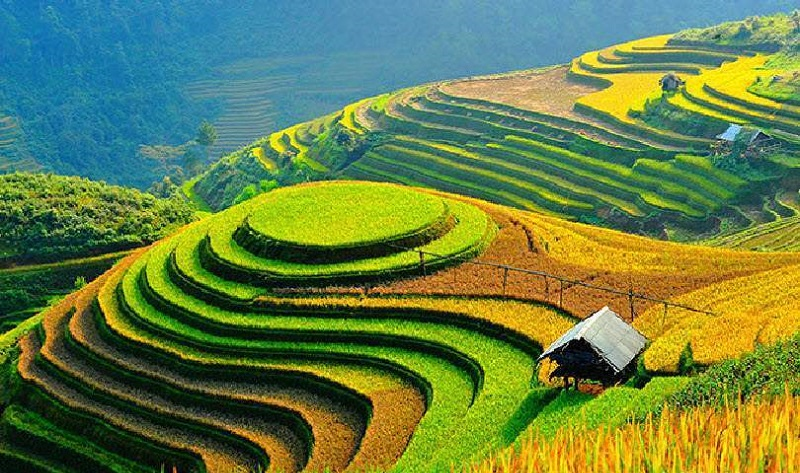
#> input picture studyWithAIVietNam/week6/ruongbacthang.jpg, 800 x 473 px
$ python study1.py   (older library calls are emulated)
#> lines starting #> are read from the running program, lines starting #| are printed output that depends on the picture
import cv2

img = cv2.imread('ruongbacthang.jpg', 0)
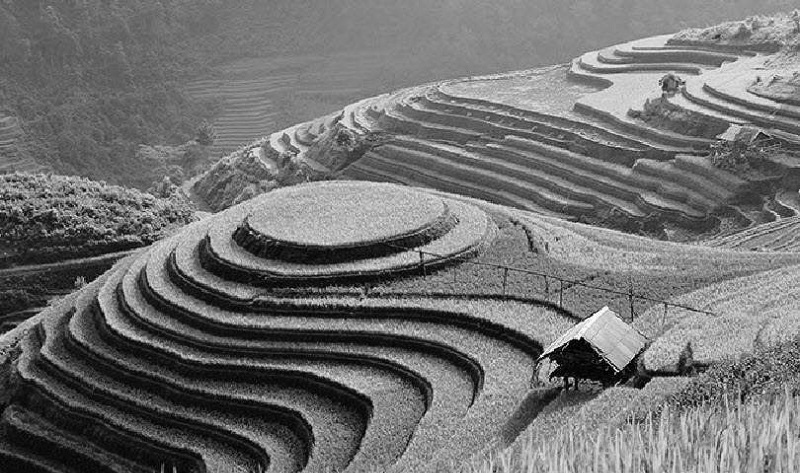
#> img: shape (473, 800); min 0, max 255, mean 113.3

# height, width, chanels = img.shape

sobelX = cv2.Sobel(img, cv2.CV_64F, 1, 0)
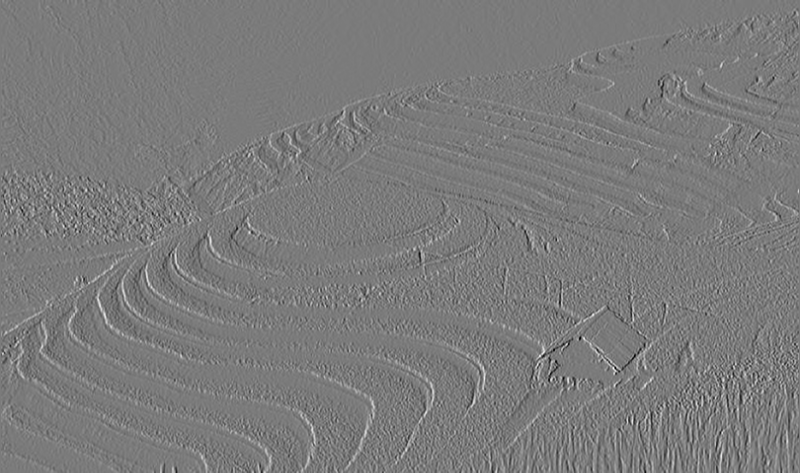
#> sobelX: shape (473, 800) float64; min -818, max 874, mean 0.6; drawn with min black and max white

sobelY = cv2.Sobel(img, cv2.CV_64F, 0, 1)
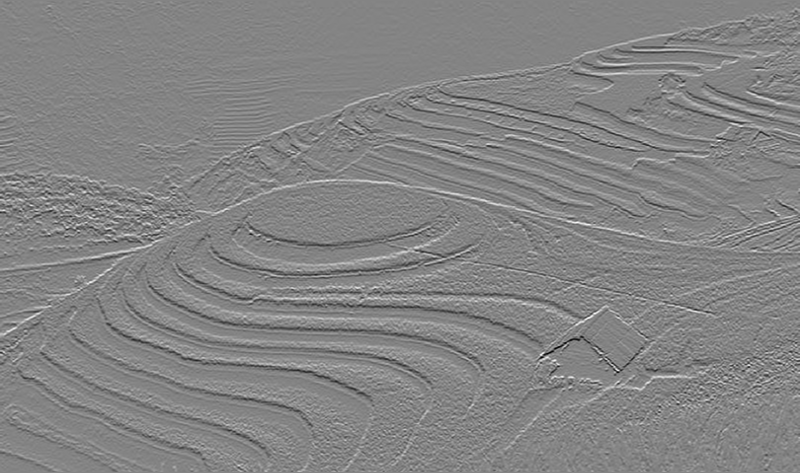
#> sobelY: shape (473, 800) float64; min -920, max 854, mean -0.2; drawn with min black and max white


cv2.imwrite('sobelX.jpg', sobelX)
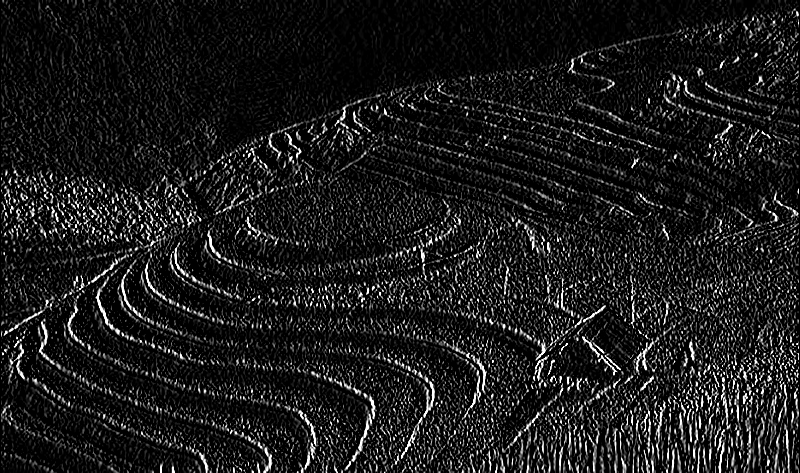
#> saved as sobelX.jpg: shape (473, 800); min 0, max 255, mean 27.7
cv2.imwrite('sobelY.jpg', sobelY)
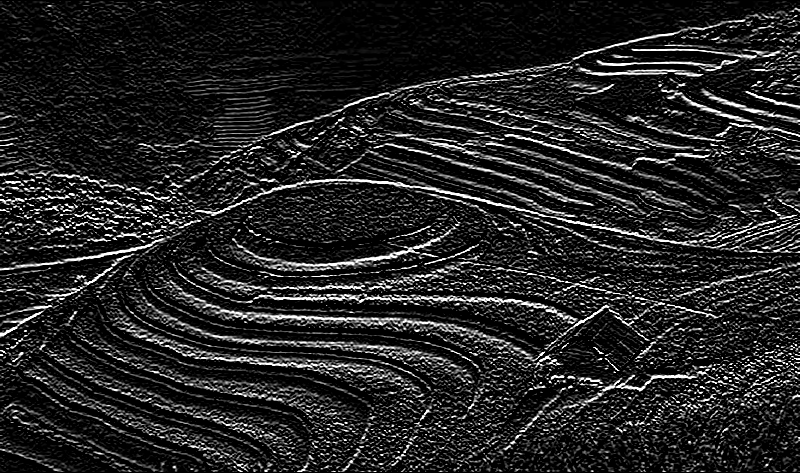
#> saved as sobelY.jpg: shape (473, 800); min 0, max 255, mean 36
